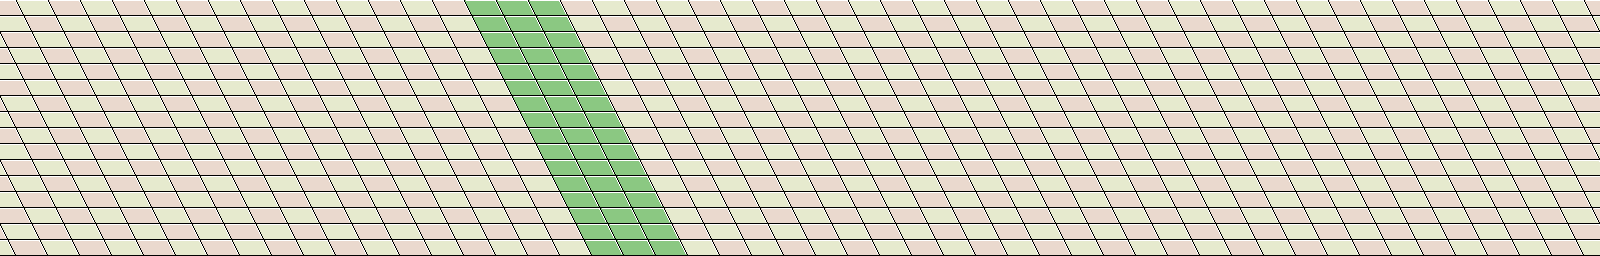

A level layout from a 2D game, rendered from its tile map. Below: a short description, then the map file with tile-grid data replaced by summaries:
An orthogonal 100x16 tile map with 16x16 px tiles, 1 tile layer (Tile Layer 1).

<map version="1.0" orientation="orthogonal" width="100" height="16" tilewidth="16" tileheight="16">
 <tileset firstgid="1" name="tiles" tilewidth="16" tileheight="16">
  <image source="../gfx/scene/tiles.png" trans="ff00ff" width="320" height="256" />
  <tile id="40">
   <properties>
    <property name="slow" value="1" />
   </properties>
  </tile>
  <tile id="41">
   <properties>
    <property name="slow" value="1" />
   </properties>
  </tile>
  <tile id="42">
   <properties>
    <property name="slow" value="1" />
   </properties>
  </tile>
  <tile id="43">
   <properties>
    <property name="slow" value="1" />
   </properties>
  </tile>
  <tile id="60">
   <properties>
    <property name="slow" value="1" />
   </properties>
  </tile>
  <tile id="61">
   <properties>
    <property name="slow" value="1" />
   </properties>
  </tile>
  <tile id="62">
   <properties>
    <property name="slow" value="1" />
   </properties>
  </tile>
  <tile id="63">
   <properties>
    <property name="slow" value="1" />
   </properties>
  </tile>
 </tileset>
 <layer name="Tile Layer 1" width="100" height="16">
  <data>[1600 cells, 1600 non-empty, 16 distinct tile ids]</data>
 </layer>
</map>